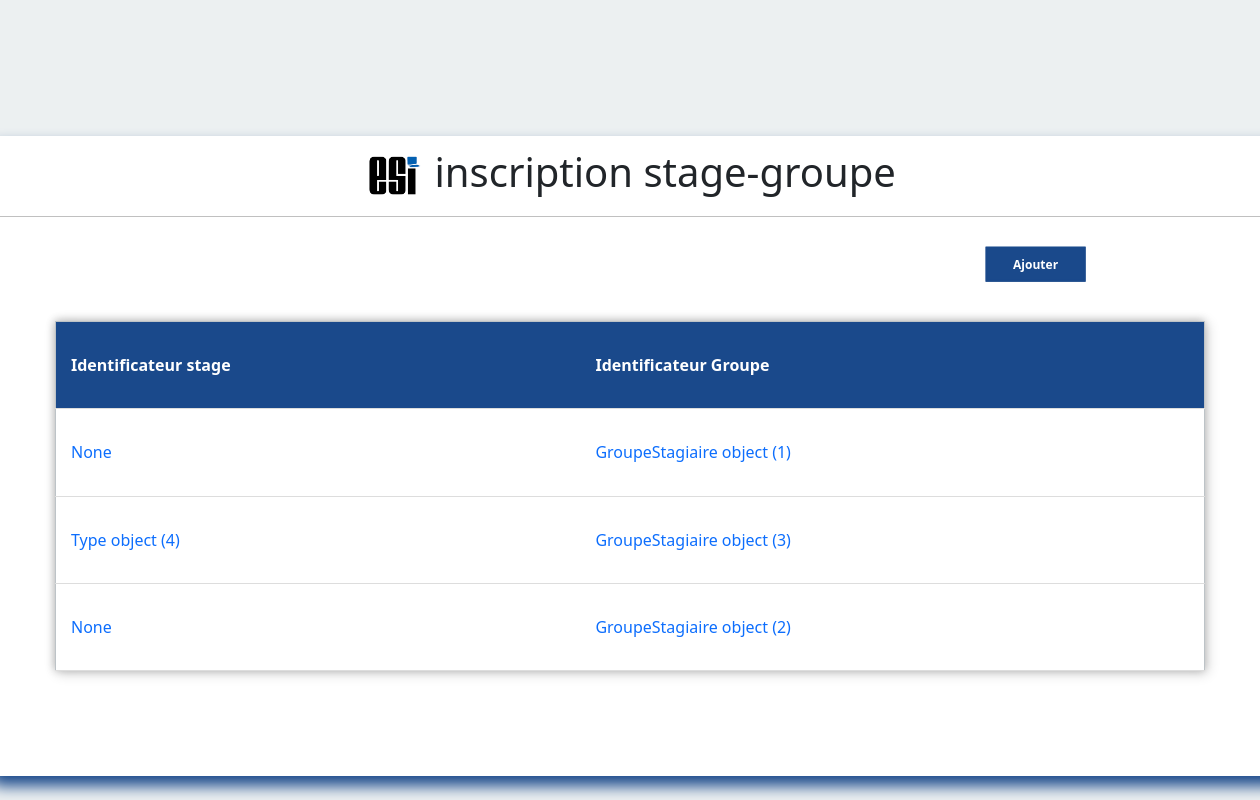
The app's page /GS/, older data.
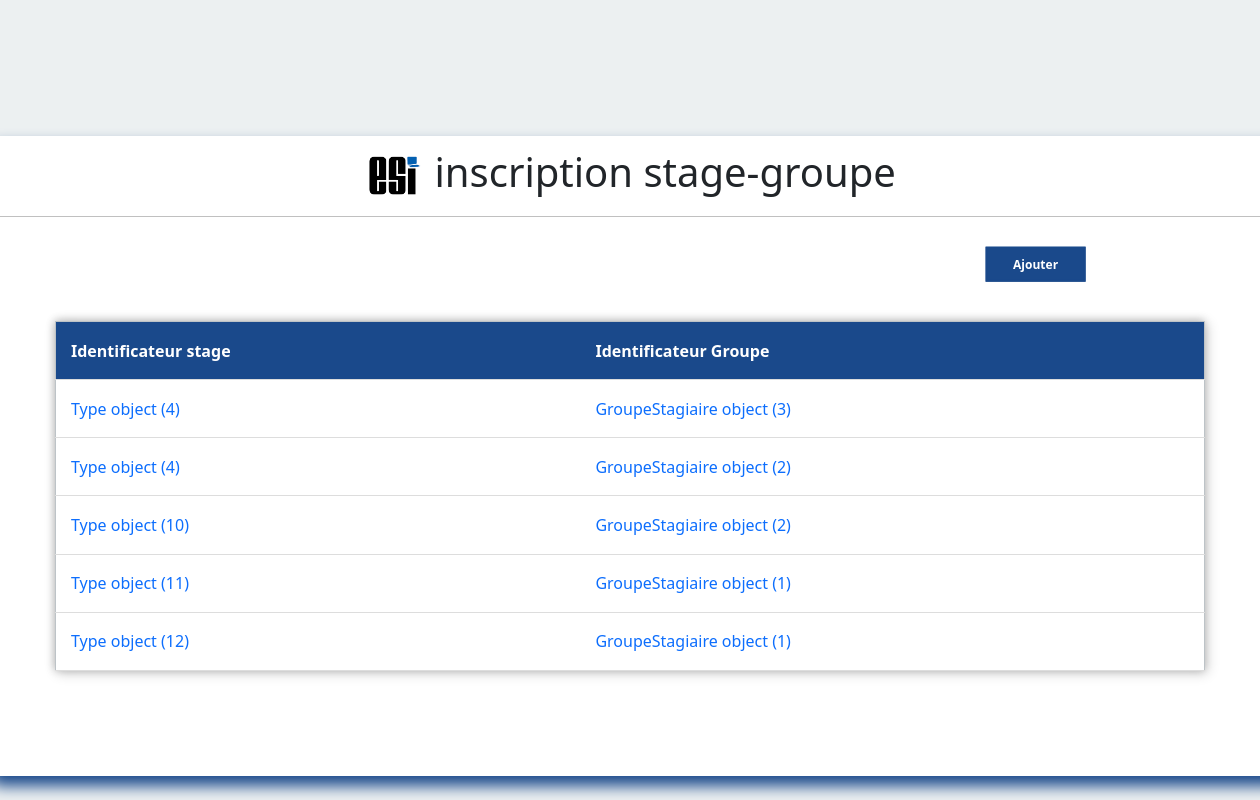
The same page, newer data.
### satgesiV2/models.py (models this page shows)
class Sinscrit(models.Model):
    TypeStage =  models.ForeignKey("Type",on_delete=models.SET_NULL,null=True,blank=True)
    idfGroupe =  models.ForeignKey("GroupeStagiaire",on_delete=models.SET_NULL,null=True,blank=True)
    unique_together = ('Type_Stage','idfGroupe')

class GroupeStagiaire (models.Model):
    FicheDemande = models.FileField()
    idfpromoteur = models.ForeignKey("Promoteur",on_delete=models.SET_NULL,null=True,blank=True)
    idfencadreur = models.ForeignKey("Encadreur",on_delete=models.SET_NULL,null=True,blank=True)

class Stage (models.Model):
    anneuniv = models.DateField(null=True)
    theme = models.CharField(max_length=50)
    document = models.FileField()
    statut = models.CharField(max_length=50)
    note = models.FloatField(max_length=4)

class Type(Stage):
    Type_Stage = models.CharField(max_length=50)
    DateDebut = models.DateField()
    DateFin = models.DateField()
    NbreStagiare = models.PositiveIntegerField()
    idfGroupe = models.ForeignKey("GroupeStagiaire",on_delete=models.SET_NULL,null=True,related_name='+',blank=True)
    unique_together = ('Type_Stage','code_Stage')

### satgesiV2/views.py (the view)
# urls.py: path('GS/',Gstage,name="GS"),
def Gstage (request):
    s=Sinscrit.objects.all()
    return render(request,'GStage.html',{'s':s})

### satgesiV2/templates/GStage.html (shortened to what this page needs)
<!DOCTYPE html>
<html lang="en">
    <head>
        <link href="https://cdn.jsdelivr.net/npm/bootstrap@5.1.3/dist/css/bootstrap.min.css" rel="stylesheet">
        <link rel="stylesheet" href="/static/css/GtypeStage.css">
    </head>
    <body>
      <div class="center">
          <h1> <img src="/static/png/icon3.png" alt="logo du site " width= "60" > inscription stage-groupe</h1>
              <div class="main">
                <div class="btn">
              <form >
                <a href="{% url 'Sinscrit'%}">
                  <button type="button">Ajouter</button>
              </form>
                </div>
              </div>
            <form>
               <table>
                 <tr id="header">
                   <th>Identificateur stage</th>
                   <th> Identificateur Groupe</th>
                 </tr>
                {% for item in s %}
                <tr>
                  <td>{{item.TypeStage}}</td>
                  <td>{{item.idfGroupe}}</td>
                </tr>
                {% endfor %}
               </table>
          </form>
      </div>
  </body>
</html>

Row changes from the older to the newer data that the page shows:
removed Sinscrit: TypeStage "None", idfGroupe "GroupeStagiaire object (1)"
changed Sinscrit (number 2 of 5 on the later page): TypeStage "None" → "Type object (4)"
added Sinscrit: TypeStage "Type object (10)", idfGroupe "GroupeStagiaire object (2)"
added Sinscrit: TypeStage "Type object (11)", idfGroupe "GroupeStagiaire object (1)"
added Sinscrit: TypeStage "Type object (12)", idfGroupe "GroupeStagiaire object (1)"
